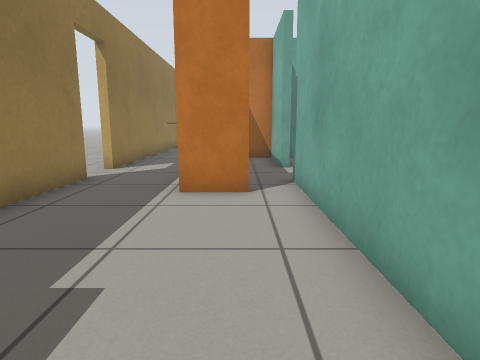
view 1 (above)

13 first-person views from a walk through a Gazebo world. The camera is 0.72 m above the floor, tilts 10° down and sees 75° across. The floor is counted in squares, 0.5 m on a side. Each view is taken from the middle of a square. On the plan, view 1 faces up. The plan holds only what a view shows up to about 14 squares ahead; the rest is blank.

view 2
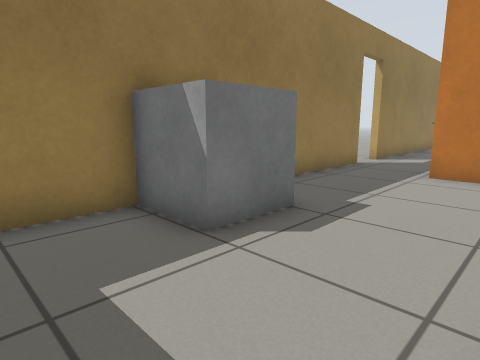

view 3
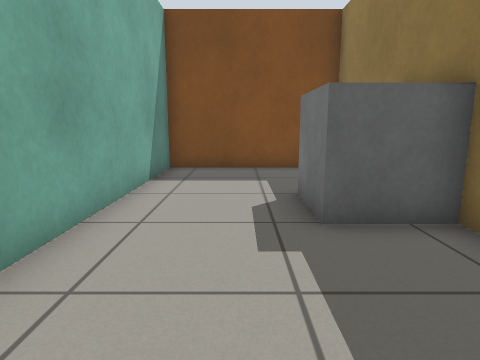

view 4
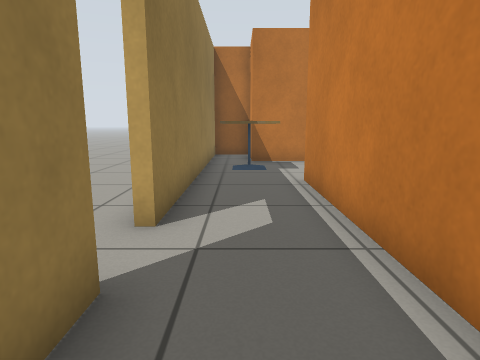

view 5
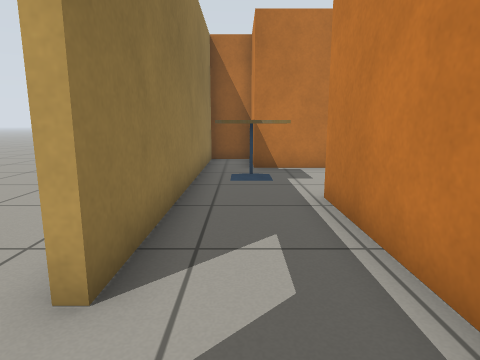

view 6
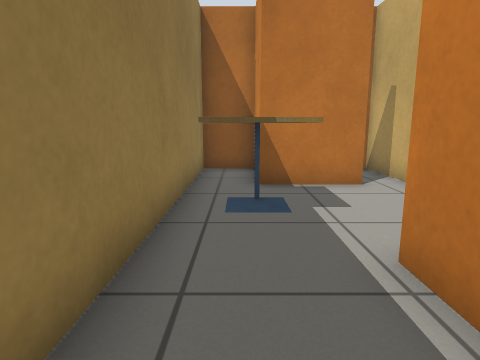

view 7
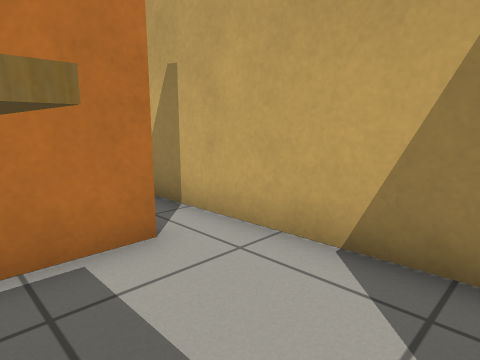

view 8
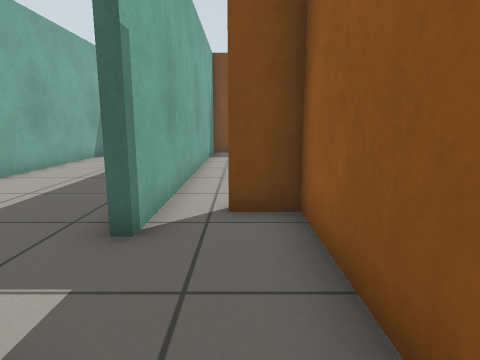

view 9
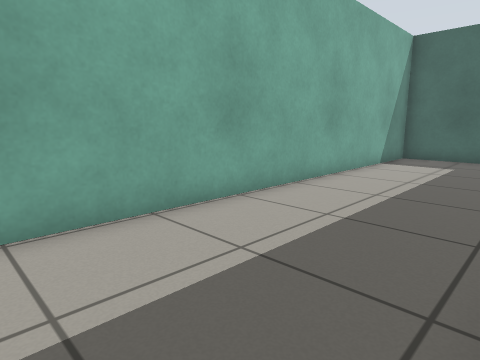

view 10
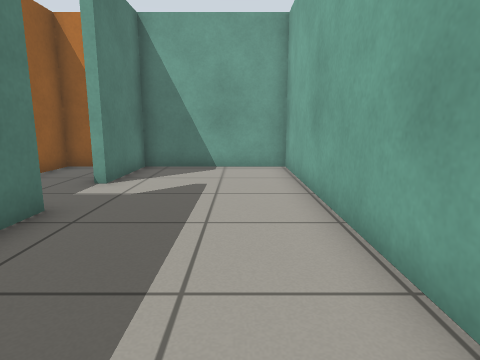

view 11
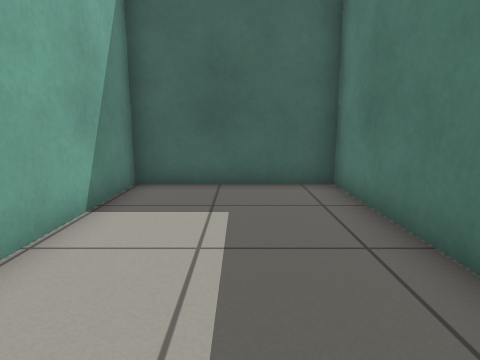

view 12
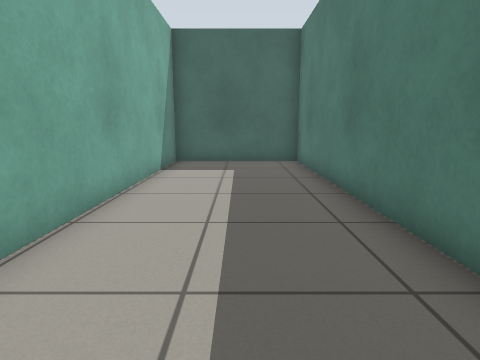

view 13
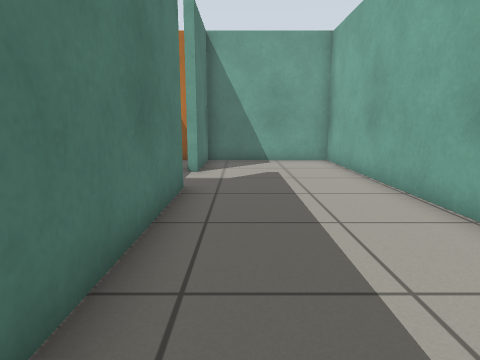

### Floor plan
Points are (right, up) in squares from view 1. A wall is a line through its corners. A room is listed if a view was taken in it or the views show most of it. See-through windows are left out.
Room 1 (views 1, 2, 3, 4)
walls: (-4.2, -0.4) (-4.2, -4.6) (1.4, -4.6) (1.4, 6.6); (0.3, 6.6) (-1.4, 6.6); (-4.2, 6.6) (-4.2, 1.4)
ways out: opening at (-2.5, 7) to room 2; opening at (1, 7) to room 3
objects: other object (-4, 0) to (-2, 1)
Room 2 (views 5, 6, 7)
walls: (1.4, 15.3) (1.4, 19); (0, 18.5) (-2.5, 18.5) (-2.5, 21.3) (-4.2, 21.3) (-4.2, 10.3); (-4.2, 8.6) (-4.2, 6.6); (-1.3, 8) (-1.3, 14.2)
ways out: opening at (-2.5, 7) to room 1; open door at (-4, 9.5); gap at (0, 19)
objects: cafe table (-3, 16) to (-2, 17)
Room 3 (view 8)
walls: (1.4, 10.6) (1.4, 13.8) (-1, 13.8) (-1, 6.9) (0.3, 6.9); (1.4, 6.6) (1.4, 8.3)
ways out: opening at (1, 7) to room 1; opening at (2, 9.5) to room 4
Room 4 (views 9, 10, 11, 12, 13)
walls: (1.7, 8.3) (1.7, -4.6) (6.6, -4.6) (6.6, 13.8) (1.7, 13.8) (1.7, 10.6)
ways out: opening at (2, 9.5) to room 3

Positions as (right, up) in squares from view 1, and headings:
1: (0, 0), facing up
2: (1, -3), facing up-left
3: (-1, 6), facing down
4: (-3, 6), facing up
5: (-3, 8), facing up
6: (-3, 11), facing up
7: (-2, 15), facing up-right
8: (0, 12), facing down
9: (2, 10), facing down-right
10: (5, 3), facing up
11: (4, 3), facing down
12: (4, 8), facing down
13: (3, 1), facing up
